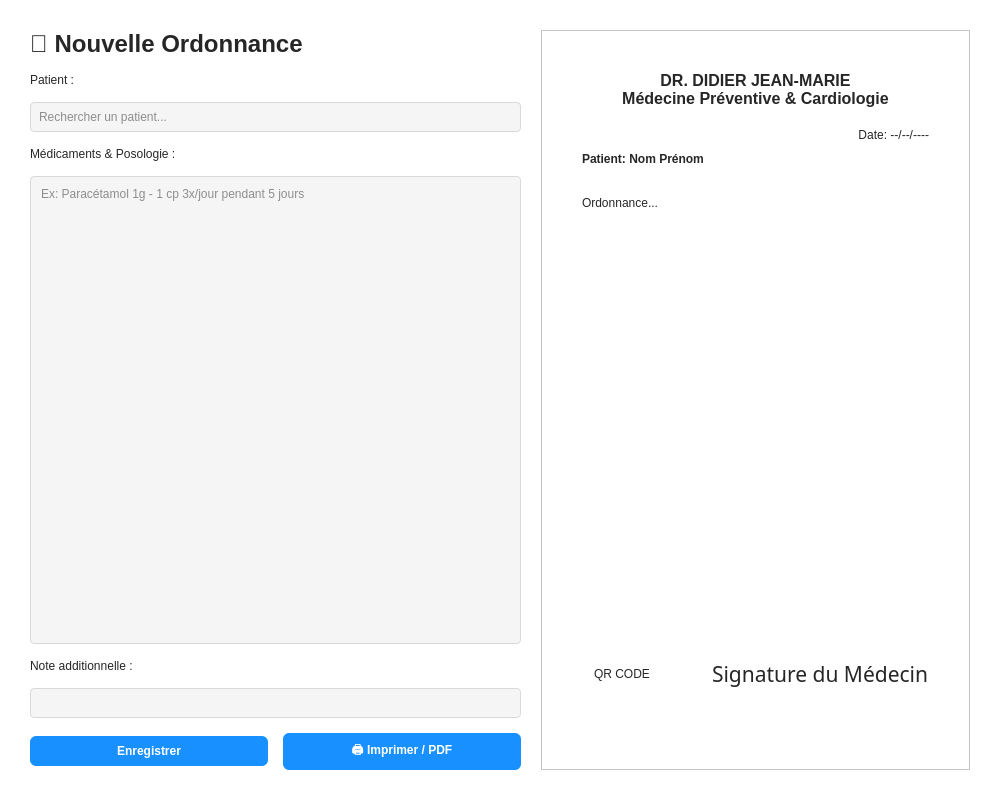
<?xml version="1.0" encoding="UTF-8"?>
<ui version="4.0">
 <class>OrdonnanceWidget</class>
 <widget class="QWidget" name="OrdonnanceWidget">
  <property name="geometry">
   <rect>
    <x>0</x>
    <y>0</y>
    <width>1000</width>
    <height>800</height>
   </rect>
  </property>
  <property name="styleSheet">
   <string notr="true">QWidget {
    background-color: #ffffff;
    color: #262626;
}
QLineEdit, QTextEdit {
    background-color: #f5f5f5;
    border: 1px solid #d9d9d9;
    border-radius: 4px;
    padding: 6px;
    color: #262626;
}
QPushButton {
    background-color: #1890ff;
    color: #ffffff;
    font-weight: bold;
    border-radius: 6px;
    padding: 8px 16px;
}</string>
  </property>
  <layout class="QHBoxLayout" name="horizontalLayout">
   <property name="spacing">
    <number>20</number>
   </property>
   <property name="leftMargin">
    <number>30</number>
   </property>
   <property name="topMargin">
    <number>30</number>
   </property>
   <property name="rightMargin">
    <number>30</number>
   </property>
   <property name="bottomMargin">
    <number>30</number>
   </property>
   <item>
    <layout class="QVBoxLayout" name="formLayout">
     <property name="spacing">
      <number>15</number>
     </property>
     <item>
      <widget class="QLabel" name="label">
       <property name="font">
        <font>
         <family>Segoe UI</family>
         <pointsize>18</pointsize>
         <weight>75</weight>
         <bold>true</bold>
        </font>
       </property>
       <property name="text">
        <string>💊 Nouvelle Ordonnance</string>
       </property>
      </widget>
     </item>
     <item>
      <widget class="QLabel" name="label_2">
       <property name="text">
        <string>Patient :</string>
       </property>
      </widget>
     </item>
     <item>
      <widget class="QLineEdit" name="txtPatientSearch">
       <property name="placeholderText">
        <string>Rechercher un patient...</string>
       </property>
      </widget>
     </item>
     <item>
      <widget class="QLabel" name="label_3">
       <property name="text">
        <string>Médicaments &amp; Posologie :</string>
       </property>
      </widget>
     </item>
     <item>
      <widget class="QTextEdit" name="txtMedications">
       <property name="placeholderText">
        <string>Ex: Paracétamol 1g - 1 cp 3x/jour pendant 5 jours</string>
       </property>
      </widget>
     </item>
     <item>
      <widget class="QLabel" name="label_4">
       <property name="text">
        <string>Note additionnelle :</string>
       </property>
      </widget>
     </item>
     <item>
      <widget class="QLineEdit" name="txtNotes"/>
     </item>
     <item>
      <layout class="QHBoxLayout" name="buttonLayout">
       <item>
        <widget class="QPushButton" name="btnSave">
         <property name="text">
          <string>Enregistrer</string>
         </property>
        </widget>
       </item>
       <item>
        <widget class="QPushButton" name="btnPrint">
         <property name="text">
          <string>🖨️ Imprimer / PDF</string>
         </property>
        </widget>
       </item>
      </layout>
     </item>
    </layout>
   </item>
   <item>
    <widget class="QFrame" name="prescriptionPaper">
     <property name="minimumSize">
      <size>
       <width>400</width>
       <height>0</height>
      </size>
     </property>
     <property name="frameShape">
      <enum>QFrame::StyledPanel</enum>
     </property>
     <property name="frameShadow">
      <enum>QFrame::Raised</enum>
     </property>
     <layout class="QVBoxLayout" name="verticalLayout">
      <property name="spacing">
       <number>10</number>
      </property>
      <property name="leftMargin">
       <number>40</number>
      </property>
      <property name="topMargin">
       <number>40</number>
      </property>
      <property name="rightMargin">
       <number>40</number>
      </property>
      <property name="bottomMargin">
       <number>40</number>
      </property>
      <item>
       <widget class="QLabel" name="lblPaperHeader">
        <property name="font">
         <font>
          <pointsize>12</pointsize>
          <weight>75</weight>
          <bold>true</bold>
         </font>
        </property>
        <property name="text">
         <string>DR. DIDIER JEAN-MARIE
Médecine Préventive &amp; Cardiologie</string>
        </property>
        <property name="alignment">
         <set>Qt::AlignCenter</set>
        </property>
       </widget>
      </item>
      <item>
       <widget class="Line" name="line">
        <property name="orientation">
         <set>Qt::Horizontal</set>
        </property>
       </widget>
      </item>
      <item>
       <widget class="QLabel" name="lblPaperDate">
        <property name="styleSheet">
         <string notr="true">QWidget {
    background-color: #ffffff;
    color: #262626;
}
QLineEdit, QTextEdit {
    background-color: #f5f5f5;
    border: 1px solid #d9d9d9;
    border-radius: 4px;
    padding: 6px;
    color: #262626;
}
QPushButton {
    background-color: #1890ff;
    color: #ffffff;
    font-weight: bold;
    border-radius: 6px;
    padding: 8px 16px;
}</string>
        </property>
        <property name="text">
         <string>Date: --/--/----</string>
        </property>
        <property name="alignment">
         <set>Qt::AlignRight|Qt::AlignTrailing|Qt::AlignVCenter</set>
        </property>
       </widget>
      </item>
      <item>
       <widget class="QLabel" name="lblPaperPatient">
        <property name="font">
         <font>
          <weight>75</weight>
          <bold>true</bold>
         </font>
        </property>
        <property name="styleSheet">
         <string notr="true">QWidget {
    background-color: #ffffff;
    color: #262626;
}
QLineEdit, QTextEdit {
    background-color: #f5f5f5;
    border: 1px solid #d9d9d9;
    border-radius: 4px;
    padding: 6px;
    color: #262626;
}
QPushButton {
    background-color: #1890ff;
    color: #ffffff;
    font-weight: bold;
    border-radius: 6px;
    padding: 8px 16px;
}</string>
        </property>
        <property name="text">
         <string>Patient: Nom Prénom</string>
        </property>
       </widget>
      </item>
      <item>
       <spacer name="verticalSpacer_2">
        <property name="orientation">
         <set>Qt::Vertical</set>
        </property>
        <property name="sizeType">
         <enum>QSizePolicy::Fixed</enum>
        </property>
        <property name="sizeHint" stdset="0">
         <size>
          <width>20</width>
          <height>20</height>
         </size>
        </property>
       </spacer>
      </item>
      <item>
       <widget class="QLabel" name="lblPaperMedications">
        <property name="minimumSize">
         <size>
          <width>0</width>
          <height>300</height>
         </size>
        </property>
        <property name="styleSheet">
         <string notr="true">QWidget {
    background-color: #ffffff;
    color: #262626;
}
QLineEdit, QTextEdit {
    background-color: #f5f5f5;
    border: 1px solid #d9d9d9;
    border-radius: 4px;
    padding: 6px;
    color: #262626;
}
QPushButton {
    background-color: #1890ff;
    color: #ffffff;
    font-weight: bold;
    border-radius: 6px;
    padding: 8px 16px;
}</string>
        </property>
        <property name="text">
         <string>Ordonnance...</string>
        </property>
        <property name="alignment">
         <set>Qt::AlignLeading|Qt::AlignLeft|Qt::AlignTop</set>
        </property>
        <property name="wordWrap">
         <bool>true</bool>
        </property>
       </widget>
      </item>
      <item>
       <spacer name="verticalSpacer">
        <property name="orientation">
         <set>Qt::Vertical</set>
        </property>
        <property name="sizeHint" stdset="0">
         <size>
          <width>20</width>
          <height>40</height>
         </size>
        </property>
       </spacer>
      </item>
      <item>
       <layout class="QHBoxLayout" name="footerLayout">
        <item>
         <widget class="QLabel" name="lblQR">
          <property name="minimumSize">
           <size>
            <width>80</width>
            <height>80</height>
           </size>
          </property>
          <property name="styleSheet">
           <string notr="true">QWidget {
    background-color: #ffffff;
    color: #262626;
}
QLineEdit, QTextEdit {
    background-color: #f5f5f5;
    border: 1px solid #d9d9d9;
    border-radius: 4px;
    padding: 6px;
    color: #262626;
}
QPushButton {
    background-color: #1890ff;
    color: #ffffff;
    font-weight: bold;
    border-radius: 6px;
    padding: 8px 16px;
}</string>
          </property>
          <property name="text">
           <string>QR CODE</string>
          </property>
          <property name="alignment">
           <set>Qt::AlignCenter</set>
          </property>
         </widget>
        </item>
        <item>
         <spacer name="horizontalSpacer">
          <property name="orientation">
           <set>Qt::Horizontal</set>
          </property>
          <property name="sizeHint" stdset="0">
           <size>
            <width>40</width>
            <height>20</height>
           </size>
          </property>
         </spacer>
        </item>
        <item>
         <widget class="QLabel" name="lblSignature">
          <property name="font">
           <font>
            <family>Brush Script MT</family>
            <pointsize>16</pointsize>
           </font>
          </property>
          <property name="styleSheet">
           <string notr="true">QWidget {
    background-color: #ffffff;
    color: #262626;
}
QLineEdit, QTextEdit {
    background-color: #f5f5f5;
    border: 1px solid #d9d9d9;
    border-radius: 4px;
    padding: 6px;
    color: #262626;
}
QPushButton {
    background-color: #1890ff;
    color: #ffffff;
    font-weight: bold;
    border-radius: 6px;
    padding: 8px 16px;
}</string>
          </property>
          <property name="text">
           <string>Signature du Médecin</string>
          </property>
         </widget>
        </item>
       </layout>
      </item>
     </layout>
    </widget>
   </item>
  </layout>
 </widget>
 <resources/>
 <connections/>
</ui>
